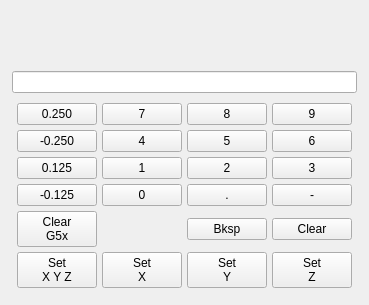
         <widget class="QWidget" name="page_13">
          <layout class="QVBoxLayout" name="verticalLayout_9">
           <item>
            <spacer name="verticalSpacer_7">
             <property name="orientation">
              <enum>Qt::Vertical</enum>
             </property>
             <property name="sizeHint" stdset="0">
              <size>
               <width>20</width>
               <height>40</height>
              </size>
             </property>
            </spacer>
           </item>
           <item>
            <widget class="VCPWidget" name="g5xWidget">
             <property name="rules" stdset="0">
              <string>[{&quot;channels&quot;: [{&quot;url&quot;: &quot;status:all_axes_homed&quot;, &quot;trigger&quot;: true}], &quot;property&quot;: &quot;Enable&quot;, &quot;expression&quot;: &quot;ch[0]&quot;, &quot;name&quot;: &quot;New Rule&quot;}]</string>
             </property>
             <layout class="QGridLayout" name="gridLayout_33">
              <property name="leftMargin">
               <number>1</number>
              </property>
              <property name="topMargin">
               <number>1</number>
              </property>
              <property name="rightMargin">
               <number>1</number>
              </property>
              <property name="bottomMargin">
               <number>1</number>
              </property>
              <property name="spacing">
               <number>5</number>
              </property>
              <item row="0" column="0">
               <widget class="StatusLabel" name="statuslabel_27">
                <property name="alignment">
                 <set>Qt::AlignCenter</set>
                </property>
                <property name="rules" stdset="0">
                 <string>[{&quot;channels&quot;: [{&quot;url&quot;: &quot;status:g5x_index?string&quot;, &quot;trigger&quot;: true}], &quot;property&quot;: &quot;Text&quot;, &quot;expression&quot;: &quot;'Set {} Coordinate System Offsets'.format(ch[0])&quot;, &quot;name&quot;: &quot;New Rule&quot;}]</string>
                </property>
               </widget>
              </item>
              <item row="1" column="0">
               <widget class="QLineEdit" name="g5xOffsetLbl">
                <property name="readOnly">
                 <bool>true</bool>
                </property>
               </widget>
              </item>
              <item row="2" column="0">
               <widget class="QWidget" name="g5xKeypad" native="true">
                <layout class="QGridLayout" name="gridLayout_17">
                 <property name="leftMargin">
                  <number>5</number>
                 </property>
                 <property name="topMargin">
                  <number>5</number>
                 </property>
                 <property name="rightMargin">
                  <number>5</number>
                 </property>
                 <property name="bottomMargin">
                  <number>5</number>
                 </property>
                 <property name="spacing">
                  <number>5</number>
                 </property>
                 <item row="1" column="2">
                  <widget class="QPushButton" name="pushButton_93">
                   <property name="text">
                    <string>5</string>
                   </property>
                   <attribute name="buttonGroup">
                    <string notr="true">g5xBtnGrp</string>
                   </attribute>
                  </widget>
                 </item>
                 <item row="2" column="3">
                  <widget class="QPushButton" name="pushButton_88">
                   <property name="text">
                    <string>3</string>
                   </property>
                   <attribute name="buttonGroup">
                    <string notr="true">g5xBtnGrp</string>
                   </attribute>
                  </widget>
                 </item>
                 <item row="2" column="0">
                  <widget class="QPushButton" name="pushButton_47">
                   <property name="text">
                    <string>0.125</string>
                   </property>
                   <attribute name="buttonGroup">
                    <string notr="true">g5xBtnGrp</string>
                   </attribute>
                  </widget>
                 </item>
                 <item row="2" column="2">
                  <widget class="QPushButton" name="pushButton_87">
                   <property name="text">
                    <string>2</string>
                   </property>
                   <attribute name="buttonGroup">
                    <string notr="true">g5xBtnGrp</string>
                   </attribute>
                  </widget>
                 </item>
                 <item row="3" column="3">
                  <widget class="QPushButton" name="pushButton_90">
                   <property name="text">
                    <string>-</string>
                   </property>
                   <attribute name="buttonGroup">
                    <string notr="true">g5xBtnGrp</string>
                   </attribute>
                  </widget>
                 </item>
                 <item row="1" column="0">
                  <widget class="QPushButton" name="pushButton_91">
                   <property name="text">
                    <string>-0.250</string>
                   </property>
                   <attribute name="buttonGroup">
                    <string notr="true">g5xBtnGrp</string>
                   </attribute>
                  </widget>
                 </item>
                 <item row="3" column="0">
                  <widget class="QPushButton" name="pushButton_46">
                   <property name="text">
                    <string>-0.125</string>
                   </property>
                   <attribute name="buttonGroup">
                    <string notr="true">g5xBtnGrp</string>
                   </attribute>
                  </widget>
                 </item>
                 <item row="3" column="1">
                  <widget class="QPushButton" name="pushButton_49">
                   <property name="text">
                    <string>0</string>
                   </property>
                   <attribute name="buttonGroup">
                    <string notr="true">g5xBtnGrp</string>
                   </attribute>
                  </widget>
                 </item>
                 <item row="4" column="2">
                  <widget class="QPushButton" name="g5xBkspBtn">
                   <property name="text">
                    <string>Bksp</string>
                   </property>
                  </widget>
                 </item>
                 <item row="3" column="2">
                  <widget class="QPushButton" name="pushButton_83">
                   <property name="text">
                    <string>.</string>
                   </property>
                   <attribute name="buttonGroup">
                    <string notr="true">g5xBtnGrp</string>
                   </attribute>
                  </widget>
                 </item>
                 <item row="2" column="1">
                  <widget class="QPushButton" name="pushButton_48">
                   <property name="text">
                    <string>1</string>
                   </property>
                   <attribute name="buttonGroup">
                    <string notr="true">g5xBtnGrp</string>
                   </attribute>
                  </widget>
                 </item>
                 <item row="1" column="1">
                  <widget class="QPushButton" name="pushButton_92">
                   <property name="text">
                    <string>4</string>
                   </property>
                   <attribute name="buttonGroup">
                    <string notr="true">g5xBtnGrp</string>
                   </attribute>
                  </widget>
                 </item>
                 <item row="1" column="3">
                  <widget class="QPushButton" name="pushButton_94">
                   <property name="text">
                    <string>6</string>
                   </property>
                   <attribute name="buttonGroup">
                    <string notr="true">g5xBtnGrp</string>
                   </attribute>
                  </widget>
                 </item>
                 <item row="4" column="3">
                  <widget class="QPushButton" name="g5xClearBtn">
                   <property name="text">
                    <string>Clear</string>
                   </property>
                  </widget>
                 </item>
                 <item row="0" column="3">
                  <widget class="QPushButton" name="pushButton_95">
                   <property name="text">
                    <string>9</string>
                   </property>
                   <attribute name="buttonGroup">
                    <string notr="true">g5xBtnGrp</string>
                   </attribute>
                  </widget>
                 </item>
                 <item row="0" column="2">
                  <widget class="QPushButton" name="pushButton_96">
                   <property name="text">
                    <string>8</string>
                   </property>
                   <attribute name="buttonGroup">
                    <string notr="true">g5xBtnGrp</string>
                   </attribute>
                  </widget>
                 </item>
                 <item row="0" column="1">
                  <widget class="QPushButton" name="pushButton_97">
                   <property name="text">
                    <string>7</string>
                   </property>
                   <attribute name="buttonGroup">
                    <string notr="true">g5xBtnGrp</string>
                   </attribute>
                  </widget>
                 </item>
                 <item row="0" column="0">
                  <widget class="QPushButton" name="pushButton_98">
                   <property name="text">
                    <string>0.250</string>
                   </property>
                   <attribute name="buttonGroup">
                    <string notr="true">g5xBtnGrp</string>
                   </attribute>
                  </widget>
                 </item>
                 <item row="5" column="1">
                  <widget class="MDIButton" name="mdibutton_3">
                   <property name="text">
                    <string>Set
X</string>
                   </property>
                   <property name="MDICommand" stdset="0">
                    <string>G10L20P0X#&lt;g5xOffsetLbl&gt;</string>
                   </property>
                  </widget>
                 </item>
                 <item row="5" column="0">
                  <widget class="MDIButton" name="mdibutton_4">
                   <property name="text">
                    <string>Set
X Y Z</string>
                   </property>
                   <property name="MDICommand" stdset="0">
                    <string>G10L20P0X#&lt;g5xOffsetLbl&gt;Y#&lt;g5xOffsetLbl&gt;Z#&lt;g5xOffsetLbl&gt;</string>
                   </property>
                  </widget>
                 </item>
                 <item row="5" column="2">
                  <widget class="MDIButton" name="mdibutton_5">
                   <property name="text">
                    <string>Set
Y</string>
                   </property>
                   <property name="MDICommand" stdset="0">
                    <string>G10L20P0Y#&lt;g5xOffsetLbl&gt;</string>
                   </property>
                  </widget>
                 </item>
                 <item row="5" column="3">
                  <widget class="MDIButton" name="mdibutton_6">
                   <property name="text">
                    <string>Set
Z</string>
                   </property>
                   <property name="MDICommand" stdset="0">
                    <string>G10L20P0Z#&lt;g5xOffsetLbl&gt;</string>
                   </property>
                  </widget>
                 </item>
                 <item row="4" column="0">
                  <widget class="MDIButton" name="mdibutton_12">
                   <property name="text">
                    <string>Clear
G5x</string>
                   </property>
                   <property name="MDICommand" stdset="0">
                    <string>G10L2P1X0Y0Z0R0</string>
                   </property>
                  </widget>
                 </item>
                </layout>
               </widget>
              </item>
             </layout>
            </widget>
           </item>
          </layout>
         </widget>
